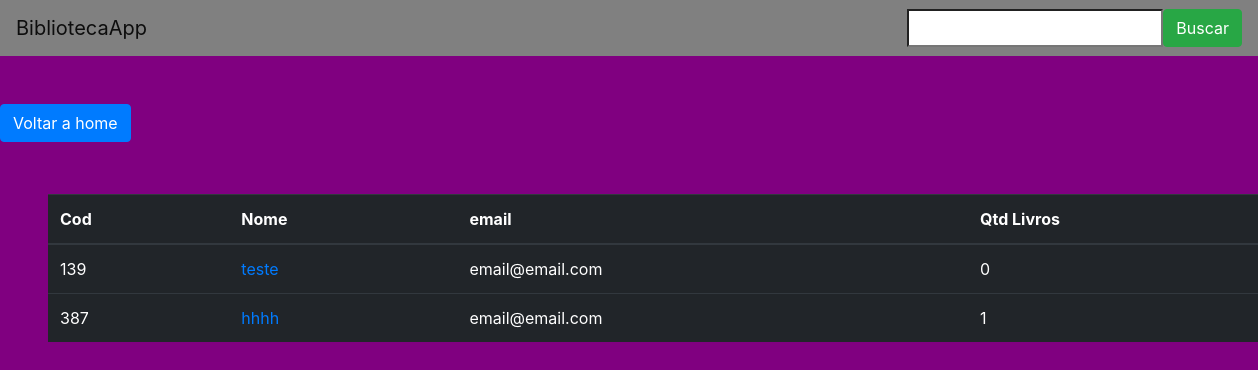
Before: /cliente/clientes/ (signed in) with the older database file.
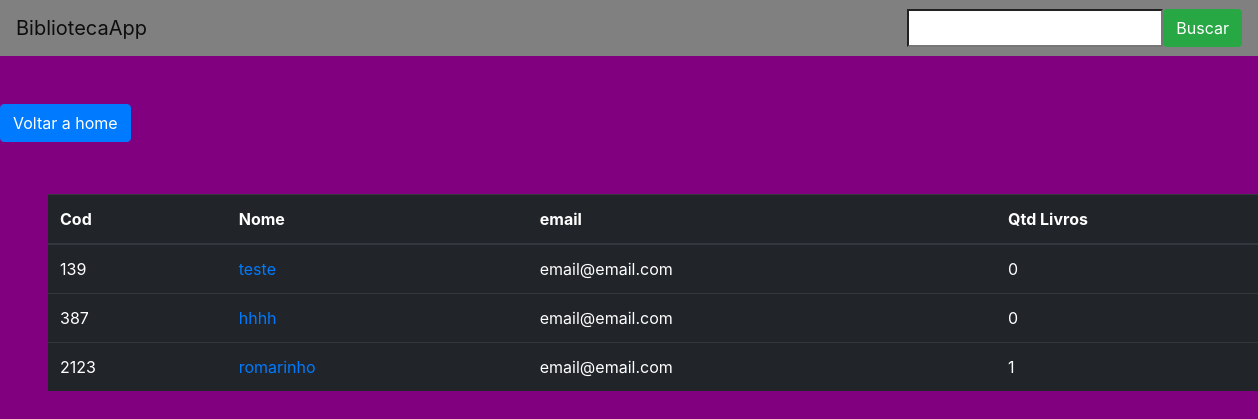
After: the same page with the newer database file.
### cliente/models.py (models this page shows, shortened)
class Cliente(models.Model):
    user = models.ForeignKey(CustomUser, on_delete=models.CASCADE)
    empresa = models.ForeignKey(Empresas, on_delete=models.CASCADE)
    cod = models.IntegerField(unique=True)
    name = models.CharField(max_length=255, blank=False)
    cpf = models.CharField(max_length=14)
    email = models.EmailField()
    created_at = models.DateTimeField()
    active = models.BooleanField(default=False)
    qtd_livros = models.IntegerField()
    class Meta:
        verbose_name = 'Cliente'
        verbose_name_plural = 'Clientes'

### cliente/views.py (the view)
# urls.py: path('clientes/', views.clientes, name='clientes'),
@login_required(redirect_field_name='login')
def clientes(request):
    clientes = get_clientes_based_on_permission(request.user)
    return render(request, 'pages/clientes.html', {'clientes': clientes})

### cliente/views.py (called while the page is built)
def get_clientes_based_on_permission(user):
    if user.is_superuser:
        return Cliente.objects.all()
    elif user.cargo.name == 'Gerente':
        return Cliente.objects.filter(empresa_id=user.empresa.id)
    else:
        return Cliente.objects.filter(user_id=user.id)

### cliente/templates/pages/clientes.html (shortened to what this page needs)
{% load static%}
<!DOCTYPE html>
<html lang="en">
<head>
    <link rel="stylesheet" href="https://stackpath.bootstrapcdn.com/bootstrap/4.1.3/css/bootstrap.min.css">
    <link rel="stylesheet" href="{% static 'css/global.css' %}">
</head>
<body>
    <header>
        <nav class="navbar navbar-light bg-light">
            <a class="navbar-brand" href="#">BibliotecaApp</a>
            <form action="{% url 'search-livros-emprestados' %}" class="d-flex gap-1">
              <input type="search" name="q">
              <button class="btn btn-success">Buscar</button>
            </form>
        </nav>
    </header>
    <a href="{% url 'home'  %}" class=" btn btn-primary mt-5 mb-1">Voltar a home </a>
    <table class="table table-dark m-5">
        <thead>
            <tr>
                <th scope="col">Cod</th>
                <th scope="col">Nome</th>
                <th scope="col">email</th>
                <th scope="col">Qtd Livros</th>
            </tr>
        </thead>
        <tbody>
            {% for cliente in clientes %}
            <tr>
                <td scope="row">{{ cliente.cod }}</td>
                <td>
                    <a href="{% url 'cliente-detail' cliente.id %}">
                        {{ cliente.name }}
                    </a>
                </td>
                <td>{{ cliente.email }}</td>
                <td>{{ cliente.qtd_livros }}</td>
            </tr>
            {% endfor %}
        </tbody>
    </table>
</body>
</html>

Changed rows visible on the page:
changed Cliente "hhhh": qtd_livros "1" → "0"
added Cliente: cod "2123", name "romarinho", email "email@email.com", qtd_livros "1"
